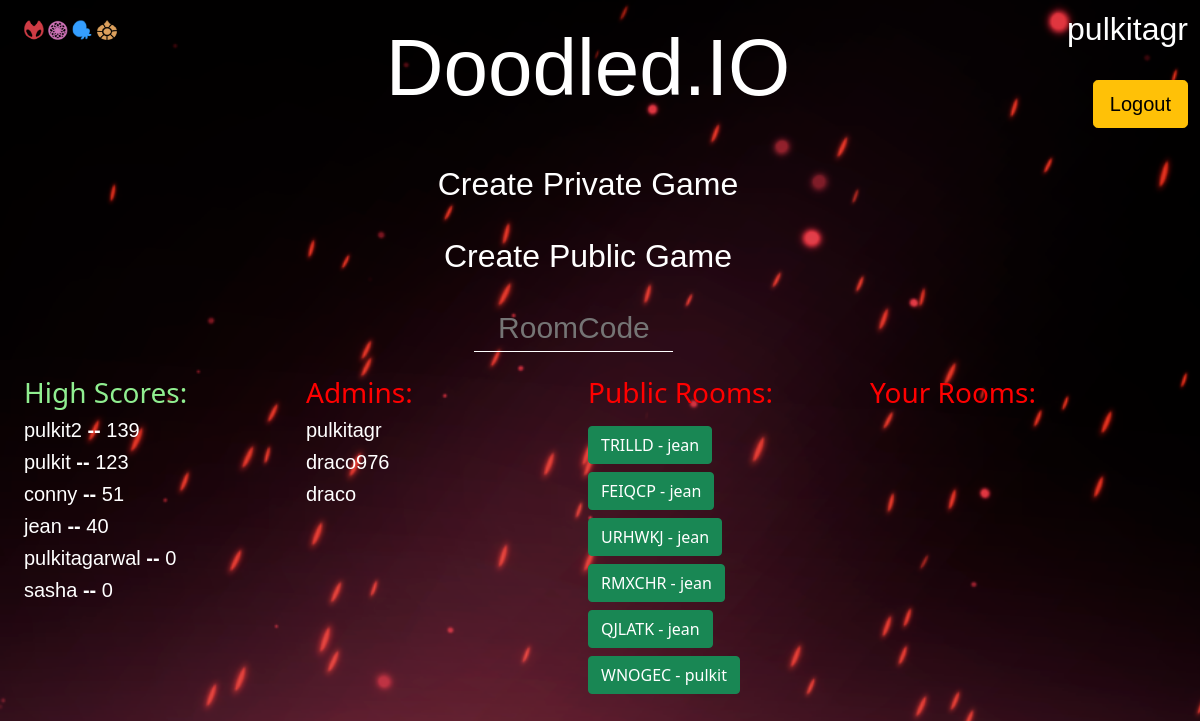
The app's page /menu/ (signed in) with its own data.
### chats/models.py (models this page shows)
class Room(models.Model):
    owner = models.ForeignKey(User, on_delete=models.CASCADE)
    room_code = models.CharField(max_length=6, default="")
    room_type = models.CharField(max_length=7, default="")
    canvas_data_url = models.TextField(default="none")
    started = models.BooleanField(default=False)
    done_players = models.ManyToManyField(User, related_name="done_players")
    rem_players = models.ManyToManyField(User, related_name="rem_players")
    current_player = models.ForeignKey(User, on_delete=models.SET(owner), related_name="current_player")
    guessed = models.ManyToManyField(User, related_name="guessed")
    word = models.CharField(max_length=100, default="")
    startTime = models.DateTimeField(auto_now_add=True)
    round_no = models.IntegerField(default=0)
    def __str__(self) -> str:
        return self.room_code

### doodle/views.py (the view)
# urls.py: path('menu/', views.menu, name='menu'),
def menu(request):
    user = request.user
    if user.is_authenticated:
        template = loader.get_template('menu.html')
        user_list = User.objects.all()
        code_list = Room.objects.all()
        admin = []
        nonadmin = []
        for player in user_list:
            if player.is_superuser:
                admin.append(player)
            else :
                nonadmin.append((player, player.user_score.high_score))
        nonadmin.sort(reverse=True, key = lambda x: x[1])
        context = {
            'username': user.username,
            'admin': admin,
            'codelist': code_list,
            'loggedin': user,
            'nonadmin': nonadmin,
        }
        return HttpResponse(template.render(context, request))
    else:
        return redirect('/accounts/login')

### templates/menu.html (shortened to what this page needs)
{% extends 'login-reg-base.html' %}
{% block content %}
    <div class= "col align-self-end top-right"
    style="position: absolute; right: 0; top: 0; color: white; text-align:right;
    font-family: 'Supernatural Knight', sans-serif;
    margin-top: 10px;"
    >
      <h2>{{username}}</h2>
      <br>
      <a href = "{% url 'logout' %}"><button class="btn btn-warning btn-lg">Logout</button></a>
      <br>
    </div>
    <div style=" font-family: 'monaco', monospace; text-align: center;">
      <br>
      <a href="{% url 'main1' %}" class="themed-button">
        <span class="inactive">Create Private Game</span>
      </a>
      <br>
      <br>
      <a href="{% url 'main0' %}" class="themed-button">
        <span class="inactive">Create Public Game</span>
      </a>
      <br>
      <br>
    </div>
    <div class="row justify-content-center">
      <div class="col-3" style="text-align: center;">
        <input id="roomcode"
          type="text"
          name="roomcode"
          class="themed-input"
          style="text-align: center; font-family: 'Supernatural Knight', sans-serif; color: white; border-bottom: 1px solid white ; font-size: 30px;"
          placeholder="RoomCode"
          size="9"
          >
      <br>
      </div>
      <br>
    </div>
    <div class="row">
      <div class="col">
        <br>
        <h3 style = "color: lightgreen;">High Scores:</h3>
        {% for user,score in nonadmin %}
          <h5 style="font-family: 'Supernatural Knight', sans-serif; color: white;">{{user}} <b>--</b> {{score}}</h5>
        {% endfor %}
      </div>
      <div class="col">
        <br>
        <h3>Admins:</h3>
        {% for user in admin %}
            <h5 style="font-family: 'Supernatural Knight', sans-serif; color: white;">{{user}}</h5>
        {% endfor %}
      </div>
      <div class="col">
        <br>
        <h3> Public Rooms: </h3>
        {% for codes in codelist %}
          {% if codes.room_type == "public" %}
            {% if codes.owner == loggedin %}
              <button class="btn btn-success mt-2 public" value="{{codes}}"> {{codes}} </button>
              <button class = "btn btn-danger mt-2 delete" value="{{codes}}">Delete Room</button>
            {% else %}
              <button class="btn btn-success mt-2 public" value="{{codes}}"> {{codes}} - {{codes.owner.username}} </button>
            {% endif %}
            <br>
          {% endif %}
        {% endfor %}
      </div>
      <div class="col">
        <br>
        <h3> Your Rooms: </h3>
        <br>
      </div>
    </div>
{% endblock %}

### static/style.css (style rules this page uses)
.themed-button { font-family: 'Supernatural Knight', sans-serif; color: white; font-size: 32px; transition: all 0.5s; text-decoration: none; }
.themed-input { background-color: transparent; border-bottom: white; color: white; border-top: none; border-left: none; border-right: none; }
h3 { color:red; }
html,body { height: 100%; }

### records on screen
Room: room_code "TRILLD", owner.username "jean"
Room: room_code "FEIQCP", owner.username "jean"
Room: room_code "URHWKJ", owner.username "jean"
Room: room_code "RMXCHR", owner.username "jean"
Room: room_code "QJLATK", owner.username "jean"
Room: room_code "WNOGEC", owner.username "pulkit"

### other values on screen
{{ username }} "pulkitagr"
{{ user }} "pulkit2"
{{ score }} "139"
{{ user }} "pulkit"
{{ score }} "123"
{{ user }} "conny"
{{ score }} "51"
{{ user }} "jean"
{{ score }} "40"
{{ user }} "pulkitagarwal"
{{ score }} "0"
{{ user }} "sasha"
{{ user }} "pulkitagr"
{{ user }} "draco976"
{{ user }} "draco"
